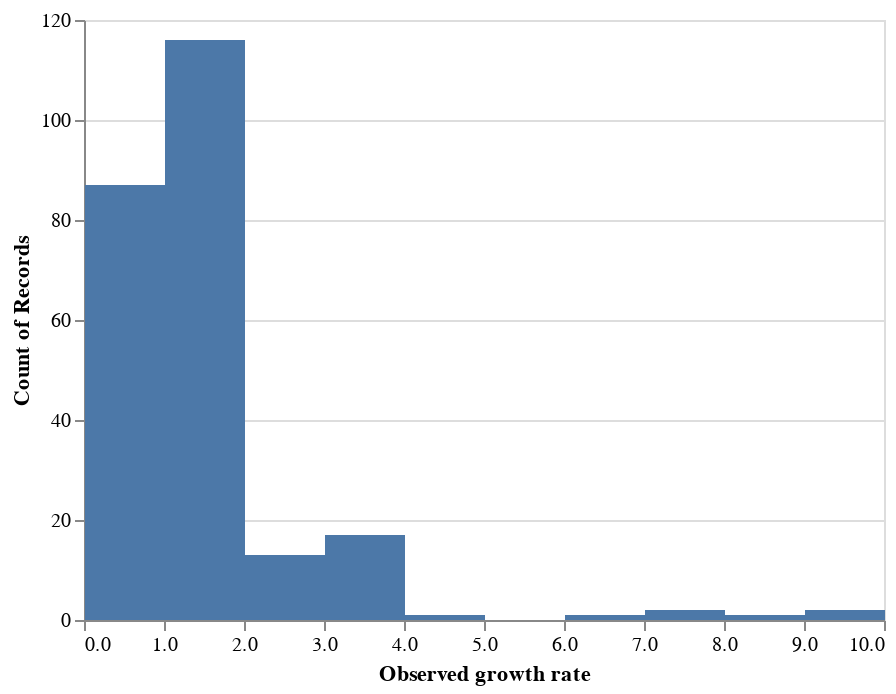

The code cell stored with this chart in its notebook:
### Code cell
alt.Chart(complete_clade_frequencies).mark_rect().encode(
    x=alt.X("observed_growth_rate:Q", bin=True, title="Observed growth rate"),
    y="count()"
)

### Figure 1 — Vega-Lite specification as saved in the notebook (floating-point values rounded to 4 significant figures; data arrays with more than 128 entries replaced by an {"elided": "..."} marker saying what was removed)
{"$schema": "https://vega.github.io/schema/vega-lite/v3.3.0.json", "config": {"mark": {"tooltip": null}, "view": {"height": 300, "width": 400}}, "data": {"name": "data-f7708ba98a00dd4e1ce55f2784397d61"}, "datasets": {"data-f7708ba98a00dd4e1ce55f2784397d61": {"elided": "240 records"}}, "encoding": {"x": {"bin": true, "field": "observed_growth_rate", "title": "Observed growth rate", "type": "quantitative"}, "y": {"aggregate": "count", "type": "quantitative"}}, "mark": "rect"}
